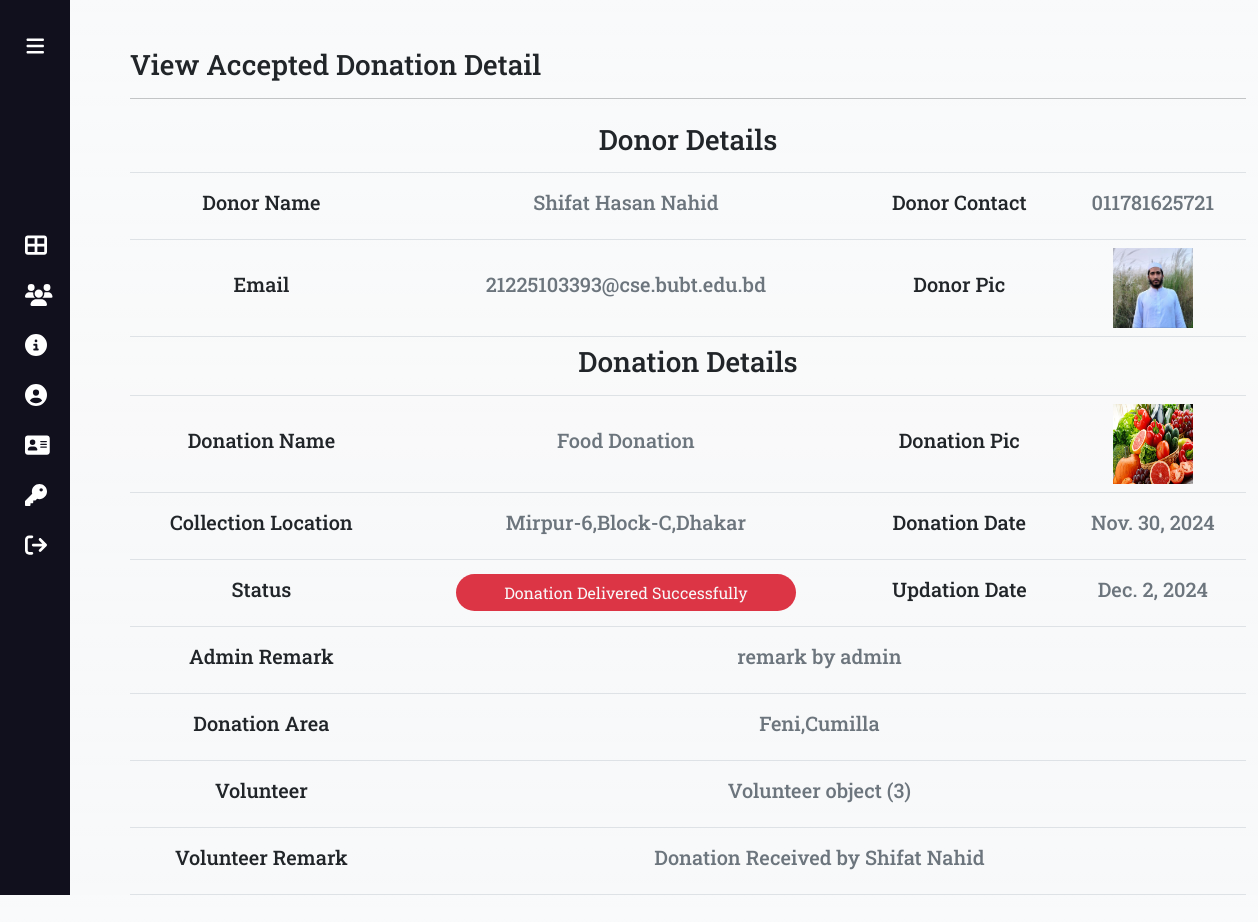
Screenshot of /accepted-donationdetail/2 with the database file from the repository.
### app/models.py (models this page shows)
class Donation (models.Model):
    donor = models.ForeignKey(Donor, on_delete=models.CASCADE)
    donationname = models.CharField(choices=DONATION_CHOICES,max_length=100, null=True)
    donationpic = models.ImageField(upload_to='donation', null=True, blank=True)
    collectionloc = models.CharField(max_length=300, null=True)
    description= models.CharField(max_length=300, null=True)
    status = models.CharField(max_length=30, null=True)
    donationdate = models.DateField(null=True)
    adminremark = models.CharField(max_length=200, null=True)
    volunteer = models.ForeignKey(Volunteer, on_delete=models.CASCADE, null=True)
    donationarea = models.ForeignKey(DonationArea, on_delete=models. CASCADE, null=True)
    volunteerremark = models.CharField(max_length=200, null=True)
    updationdate = models.DateField(null=True)

class Donor (models.Model):
    user = models.ForeignKey(User, on_delete=models.CASCADE)
    contact = models.CharField(max_length=15, null=True)
    address = models.CharField(max_length=300, null=True)
    userpic=models.ImageField(upload_to='donor',null=True, blank=True)
    regdate = models.DateTimeField(auto_now_add=True)

class DonationArea (models.Model):
    areaname = models.CharField(max_length=100)
    description=models.CharField(max_length=300)
    creationdate = models.DateTimeField (auto_now_add=True)

class Volunteer (models.Model):
    user = models.ForeignKey(User, on_delete=models.CASCADE)
    contact = models.CharField(max_length=15,null=True)
    address = models.CharField(max_length=300,null=True)
    userpic = models.ImageField(upload_to='volunteer', null=True, blank=True)
    idpic= models.ImageField(upload_to='volunteer', null=True, blank=True)
    aboutme = models.CharField(max_length=300, null=True)
    status = models.CharField(max_length=20, null=True)
    regdate = models.DateTimeField (auto_now_add=True)
    adminremark = models.CharField(max_length=300, null=True)
    updationdate = models.DateField(null=True)

### app/views.py (the view, shortened to what this page needs)
class accepted_donationdetail(View):
    def get(self, request,pid):
        donation =Donation.objects.get(id=pid)
        donationarea=  DonationArea.objects.all()
        volunteer=  Volunteer.objects.filter(status='accept')
        return render(request, "accepted-donationdetail.html", locals())

### app/templates/accepted-donationdetail.html
{% extends 'base-db-admin.html' %}
{% load static %}
{% block main %}
<div class="container m-5 vh-100 table-responsive">
  <h3>View Accepted Donation Detail</h3>
  <hr>
  <table id="mytable" class="table data ">
      <tbody>
          <tr class="align-middle text-center" >
              <th colspan="4"><h3>Donor Details</h3></th>
          </tr>
          <tr class="align-middle text-center">
            <td><h5>Donor Name</h5></td>
            <td><h5 class="text-secondary">{{donation.donor.user.first_name}} {{donation.donor.user.last_name}}</h5></td>
            <td><h5>Donor Contact</h5></td>
            <td><h5 class="text-secondary">{{donation.donor.contact}}</h5></td>
        </tr>
          <tr class="align-middle text-center">
              <td><h5>Email</h5></td>
              <td><h5 class="text-secondary">{{donation.donor.user.email}}</h5></td>
              <td><h5>Donor Pic</h5></td>
              <td><img src="{{donation.donor.userpic.url}}" width="80" height="80" /></td>
          </tr>
        <tr class="align-middle text-center">
              <th colspan="4"><h3>Donation Details</h3></th>
          </tr>
          <tr class="align-middle text-center">
              <td ><h5 >Donation Name</h5></td>
              <td><h5 class="text-secondary">{{donation.donationname}}</h5></td>
              <td><h5>Donation Pic</h5></td>
              <td><img src="{{donation.donationpic.url}}" width="80" height="80" /></td>
          </tr>
          <tr class="align-middle text-center">
              <td><h5 >Collection Location</h5></td>
              <td><h5 class="text-secondary">{{donation.collectionloc}}r</h5></td>
              <td><h5 >Donation Date</h5></td>
              <td><h5 class="text-secondary">{{donation.donationdate}}</h5></td>
          </tr>
          <tr class="align-middle text-center">
              <td><h5 >Status</h5></td>
              <td>
                <span class="text-center bg-danger font-weight-bold text-light text-light py-2 rounded-pill px-5"> {{donation.status}}</span>
              </td>
              <td><h5 >Updation Date</h5></td>
              <td><h5 class="text-secondary">{{donation.updationdate}}</h5></td>
          </tr>
        {% if donation.status == 'accept' %}
          <form method="post">
           {% csrf_token %}
          <tr class="align-middle text-center">
              <td><h5 >Admin Remark</h5></td>
              <td colspan="3">
                    <textarea class="form-control" name="adminremark" id="exampleFormControlTextarea1" rows="3"></textarea>
              </td>
          </tr>
          <tr class="align-middle text-center">
            <td><h5 >Select Donation Distribution Area</h5></td>
            <td colspan="3">
        <select class="form-control" name="donationareaid" required>
          {% for area in donationarea%}
           <option value="{{area.id}}">{{area.areaname}}</option>
          {% endfor %}
          </select>
            </td>
          </tr>
          <tr class="align-middle text-center">
            <td><h5 >Select Volunteer</h5></td>
            <td colspan="3">
              <select class="form-control" name="volunteerid" required>
              {% for vol in volunteer %}
                 <option value="{{vol.id}}">{{vol.user.first_name}} {{vol.user.last_name}}</option>
              {% endfor %}
                </select>
            </td>
          </tr>
          <tr class="align-middle text-center">
            <td></td>
            <td colspan="3">
                <input type="submit" value="Update" class="btn btn-primary px-5"/>
            </td>
        </tr>
       </form>
      {% else %}
        <tr class="align-middle text-center">
          <td><h5>Admin Remark</h5></td>
        <td colspan="3"><h5 class="text-secondary">{{donation.adminremark}}</h5></td>
      </tr>
        <tr class="align-middle text-center">
          <td><h5 >Donation Area</h5></td>
          <td colspan="3"> <h5 class="text-secondary">{{donation.donationarea.areaname}}</h5></td>
        </tr>
        <tr class="align-middle text-center">
          <td><h5 >Volunteer</h5></td>
          <td colspan="3"> <h5 class="text-secondary">{{donation.volunteer}}</h5></td>
        </tr>
          <tr class="align-middle text-center">
            <td><h5 >Volunteer Remark</h5></td>
            <td colspan="3">
              <h5 class="text-secondary">{{donation.volunteerremark}}</h5>
            </td>
          </tr>
         {% endif %}
      </tbody>
  </table>
</div>
{% endblock main %}

### app/templates/base-db-admin.html (shortened to what this page needs)
{% load static %}
<!DOCTYPE html>
<html lang="en">
<head>
    <link rel="stylesheet" href="https://cdnjs.cloudflare.com/ajax/libs/font-awesome/6.1.1/css/all.min.css" >
    <link rel="stylesheet" href="{% static 'css/bootstrap.css' %}">
    <link rel="stylesheet" type="text/css" href="https://cdn.datatables.net/1.11.5/css/jquery.dataTables.css">
    <link rel="stylesheet" href="{% static 'css/style-admin.css' %}">
</head>
<body class="bg-light bg-gradient">
    <div class="sidebar">
        <div class="logo_content">
            <span id="btn-sidebar"><i class="fa fa-bars"  aria-hidden="true"></i></span>
        </div>
        <ul class="nav_list">
            <li>
                <a href="{% url 'index_admin' %}">
                    <i id="icon" class="fa fa-th-large" aria-hidden="true"></i>
                </a>
            </li>
            <li >
               <a href="#" id="navbarDropdown" role="button" data-bs-toggle="dropdown" aria-expanded="false">
                    <i id="icon" class="fa fa-users" aria-hidden="true"></i>
                  </a>
            </li>
            <li>
                <a href="{% url 'manage_donor' %}">
                    <i id="icon" class="fa fa-info-circle" aria-hidden="true"></i>
                </a>
            </li>
            <li>
                <a href="#" id="navbarDropdownvol" role="button" data-bs-toggle="dropdown" aria-expanded="false">
                    <i id="icon" class="fa fa-user-circle" aria-hidden="true"></i>
                  </a>
            </li>
            <li>
                <a href="#" id="navbarDropdownarea" role="button" data-bs-toggle="dropdown" aria-expanded="false">
                    <i id="icon" id="icon" class="fa fa-address-card" aria-hidden="true"></i>
                  </a>
            </li>
            <li>
                <a href="{% url 'changepwd_admin' %}">
                    <i id="icon" class="fa fa-key" aria-hidden="true"></i>
                </a>
            </li>
            <li>
                <a href="{% url 'logout' %}">
                    <i id="icon" class="fa fa-sign-out" aria-hidden="true"></i>
                </a>
            </li>
        </ul>
    </div>
    <div class="home_content">
        {% block main %}
        {% endblock main %}
    </div>
    {% include 'base-db-footer.html' %}

### app/templates/base-db-footer.html (shortened to what this page needs)
{% load static %}
</body>
</html>

### app/static/css/style-admin.css (style rules this page uses)
* { margin:0; padding:0; box-sizing: border-box; }
body { position: relative; min-height: 100vh; width: 100%; overflow: hidden; }
.sidebar { position: fixed; top:0; left:0; height: 100%; width: 70px; background: #11101d; padding: 10px 10px; transition: all 0.5s ease; }
.sidebar #btn-sidebar { position: absolute; color: #fff; left: 50%; top: 20px; font-size: 20px; height: 25px; width: 25px; text-align: center; line-height: 50px; transform: translateX(-50%); }
.sidebar ul { margin-top: 30px; padding: 0px 10px; }
.sidebar ul li { position: relative; height: 50px; width:100%; margin: 0 5px; list-style: none; line-height: 50px; font-size: 18px; }
.sidebar ul li a { color: #fff; display: flex; align-items: center; text-decoration: none; transition: all 0.4s ease; border-radius: 12px; white-space: nowrap; }
.sidebar ul li a #icon { height: 22px; min-height: 22px; border-radius: 12px; line-height: 50px; text-align: center; margin-right: 23px; }
.home_content { position: absolute; height: 100%; width: calc(100% - 70px); left: 70px; transition: all 0.5s ease; }
.table tr td { height: 50px; }

### app/templates/base-db-admin.html (style rules this page uses)
.sidebar { margin:0; padding-bottom:0; height: 100vh; position: fixed; overflow-y: scroll; scrollbar-width: none; -ms-overflow-style: none; }

### rows the page displays
Donation: donor.user.first_name "Shifat Hasan", donor.user.last_name "Nahid", donor.contact "011781625721", donor.user.email "21225103393@cse.bubt.edu.bd", donor.userpic (picture), donationname "Food Donation", donationpic (picture), collectionloc "Mirpur-6,Block-C,Dhaka", donationdate "Nov. 30, 2024", status "Donation Delivered Successfully", updationdate "Dec. 2, 2024", adminremark "remark by admin", donationarea.areaname "Feni,Cumilla", volunteer "Volunteer object (3)", volunteerremark "Donation Received by Shifat Nahid"
